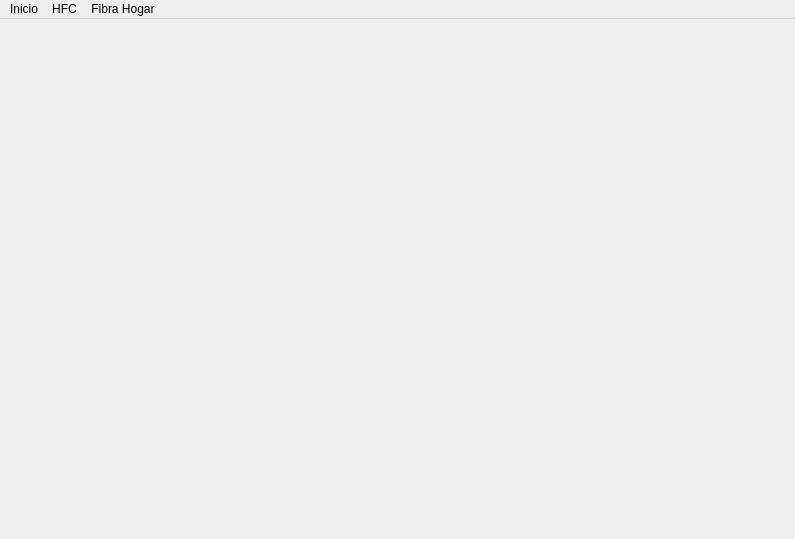
<?xml version="1.0" encoding="UTF-8"?>
<ui version="4.0">
 <class>MainWindow</class>
 <widget class="QMainWindow" name="MainWindow">
  <property name="geometry">
   <rect>
    <x>0</x>
    <y>0</y>
    <width>795</width>
    <height>539</height>
   </rect>
  </property>
  <property name="windowTitle">
   <string>MainWindow</string>
  </property>
  <widget class="QWidget" name="centralwidget"/>
  <widget class="QMenuBar" name="menubar">
   <property name="geometry">
    <rect>
     <x>0</x>
     <y>0</y>
     <width>795</width>
     <height>21</height>
    </rect>
   </property>
   <widget class="QMenu" name="menuInicio">
    <property name="title">
     <string>Inicio</string>
    </property>
    <addaction name="actionHome"/>
    <addaction name="actionVentana_1"/>
    <addaction name="actionVentana_2"/>
    <addaction name="actionDTH"/>
   </widget>
   <widget class="QMenu" name="menuHFC">
    <property name="title">
     <string>HFC</string>
    </property>
   </widget>
   <widget class="QMenu" name="menuFibra_Hogar">
    <property name="title">
     <string>Fibra Hogar</string>
    </property>
   </widget>
   <addaction name="menuInicio"/>
   <addaction name="menuHFC"/>
   <addaction name="menuFibra_Hogar"/>
  </widget>
  <action name="actionVentana_1">
   <property name="text">
    <string>Fibra Hogar</string>
   </property>
   <property name="shortcut">
    <string>F</string>
   </property>
  </action>
  <action name="actionVentana_2">
   <property name="text">
    <string>HFC</string>
   </property>
   <property name="shortcut">
    <string>H</string>
   </property>
  </action>
  <action name="actionDTH">
   <property name="text">
    <string>DTH</string>
   </property>
   <property name="shortcut">
    <string>D</string>
   </property>
  </action>
  <action name="actionHome">
   <property name="text">
    <string>Home</string>
   </property>
   <property name="shortcut">
    <string>1</string>
   </property>
  </action>
 </widget>
 <resources/>
 <connections/>
</ui>
